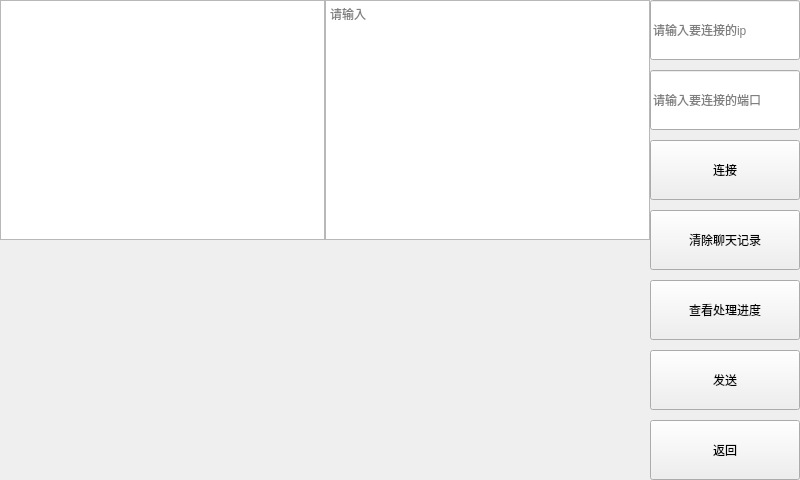
<?xml version="1.0" encoding="UTF-8"?>
<ui version="4.0">
 <class>TcpClient</class>
 <widget class="QWidget" name="TcpClient">
  <property name="geometry">
   <rect>
    <x>0</x>
    <y>0</y>
    <width>800</width>
    <height>480</height>
   </rect>
  </property>
  <property name="windowTitle">
   <string>Form</string>
  </property>
  <property name="styleSheet">
   <string notr="true"/>
  </property>
  <widget class="QPushButton" name="connectServer">
   <property name="geometry">
    <rect>
     <x>650</x>
     <y>140</y>
     <width>150</width>
     <height>60</height>
    </rect>
   </property>
   <property name="text">
    <string>连接</string>
   </property>
  </widget>
  <widget class="QPushButton" name="sendServer">
   <property name="geometry">
    <rect>
     <x>650</x>
     <y>350</y>
     <width>150</width>
     <height>60</height>
    </rect>
   </property>
   <property name="text">
    <string>发送</string>
   </property>
  </widget>
  <widget class="QPushButton" name="clearBrowser">
   <property name="geometry">
    <rect>
     <x>650</x>
     <y>210</y>
     <width>150</width>
     <height>60</height>
    </rect>
   </property>
   <property name="text">
    <string>清除聊天记录</string>
   </property>
  </widget>
  <widget class="QTextEdit" name="textEdit">
   <property name="geometry">
    <rect>
     <x>325</x>
     <y>0</y>
     <width>325</width>
     <height>240</height>
    </rect>
   </property>
   <property name="placeholderText">
    <string>请输入</string>
   </property>
  </widget>
  <widget class="QTextBrowser" name="textBrowser">
   <property name="geometry">
    <rect>
     <x>0</x>
     <y>0</y>
     <width>325</width>
     <height>240</height>
    </rect>
   </property>
  </widget>
  <widget class="QLineEdit" name="ipEdit">
   <property name="geometry">
    <rect>
     <x>650</x>
     <y>0</y>
     <width>150</width>
     <height>60</height>
    </rect>
   </property>
   <property name="placeholderText">
    <string>请输入要连接的ip</string>
   </property>
  </widget>
  <widget class="QLineEdit" name="portEdit">
   <property name="geometry">
    <rect>
     <x>650</x>
     <y>70</y>
     <width>150</width>
     <height>60</height>
    </rect>
   </property>
   <property name="placeholderText">
    <string>请输入要连接的端口</string>
   </property>
  </widget>
  <widget class="QPushButton" name="progress">
   <property name="geometry">
    <rect>
     <x>650</x>
     <y>280</y>
     <width>150</width>
     <height>60</height>
    </rect>
   </property>
   <property name="text">
    <string>查看处理进度</string>
   </property>
  </widget>
  <widget class="QPushButton" name="back">
   <property name="geometry">
    <rect>
     <x>650</x>
     <y>420</y>
     <width>150</width>
     <height>60</height>
    </rect>
   </property>
   <property name="text">
    <string>返回</string>
   </property>
  </widget>
 </widget>
 <resources/>
 <connections/>
</ui>
